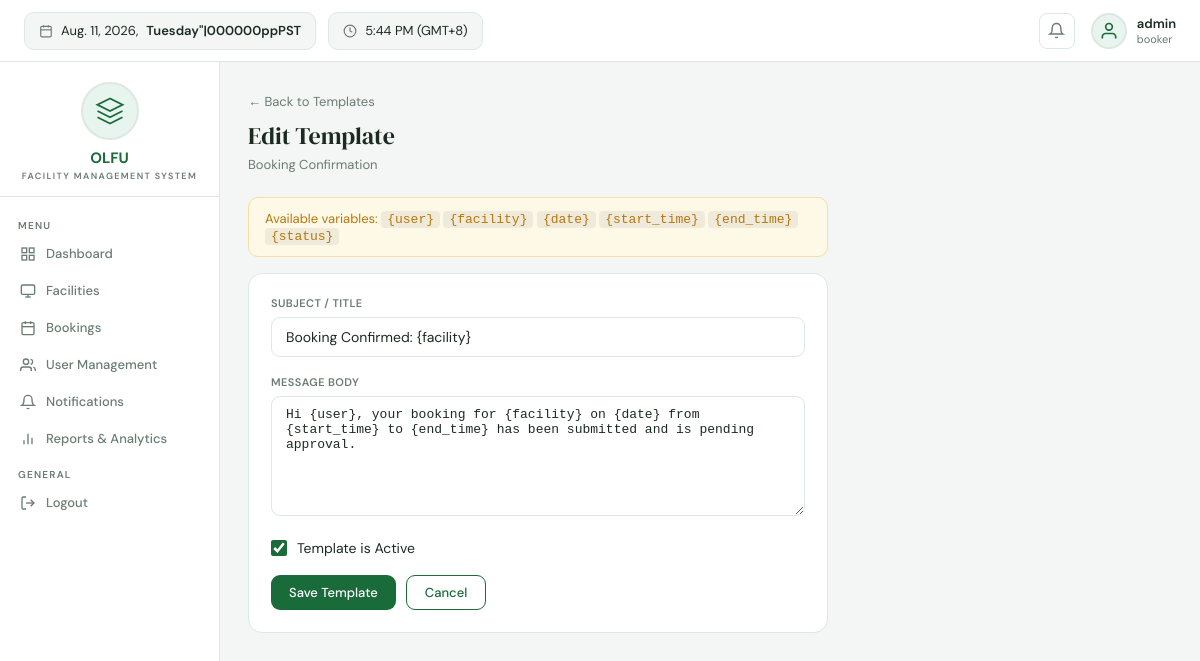
Page /notifications/templates/1/edit/ (signed in) on the committed database.
### apps/models.py (models this page shows, shortened)
class User(AbstractUser):
    SUPERUSER_ROLE = 'superuser'
    FACILITY_MANAGER = 'facility_manager'
    TECHNICAL_STAFF = 'technical_staff'
    STANDARD_USER = 'standard_user'
    ROLE_CHOICES = [
        (SUPERUSER_ROLE, 'Superuser'),
        (FACILITY_MANAGER, 'Facility Manager'),
        (TECHNICAL_STAFF, 'Technical Staff'),
        (STANDARD_USER, 'Standard User'),
    ]
    DEPARTMENT_CHOICES = [
        ('BSIT', 'BS Information Technology'),
        ('BSCS', 'BS Computer Science'),
        ('BSIS', 'BS Information Systems'),
        ('IT_DEPT', 'IT Department'),
        ('ADMIN', 'Administration'),
        ('OTHER', 'Other'),
    ]
    role = models.CharField(max_length=30, choices=ROLE_CHOICES, default=STANDARD_USER)
    department = models.CharField(max_length=30, choices=DEPARTMENT_CHOICES, blank=True, default='')
    phone = models.CharField(max_length=20, blank=True)
    profile_notes = models.TextField(blank=True)
    last_active = models.DateTimeField(null=True, blank=True)
    mfa_enabled = models.BooleanField(default=False)
    failed_login_attempts = models.PositiveIntegerField(default=0)
    is_locked = models.BooleanField(default=False)
    def can_manage_users(self):
        return self.role == self.SUPERUSER_ROLE or self.is_superuser
    def can_view_reports(self):
        return self.role in [self.SUPERUSER_ROLE, self.FACILITY_MANAGER] or self.is_superuser
    def can_send_announcements(self):
        return self.role in [self.SUPERUSER_ROLE, self.FACILITY_MANAGER] or self.is_superuser

class NotificationTemplate(models.Model):
    TYPE_CHOICES = [
        ('confirmation', 'Booking Confirmation'),
        ('approval', 'Booking Approved'),
        ('rejection', 'Booking Rejected'),
        ('reminder', 'Booking Reminder'),
        ('cancellation', 'Booking Cancelled'),
        ('announcement', 'Announcement'),
        ('escalation', 'Escalation Alert'),
    ]
    notif_type = models.CharField(max_length=20, choices=TYPE_CHOICES, unique=True)
    subject = models.CharField(max_length=200)
    body = models.TextField(help_text='Variables: {user}, {facility}, {date}, {start_time}, {end_time}, {status}')
    is_active = models.BooleanField(default=True)
    updated_at = models.DateTimeField(auto_now=True)
    updated_by = models.ForeignKey(User, on_delete=models.SET_NULL, null=True, related_name='templates_updated')
    class Meta:
        verbose_name = 'Notification Template'

### apps/views.py (the view, shortened to what this page needs)
# urls.py: path('notifications/templates/<int:pk>/edit/', views.template_edit_view, name='template_edit'),
@login_required(login_url='login')
@announcements_required
def template_edit_view(request, pk):
    template = get_object_or_404(NotificationTemplate, pk=pk)
    return render(request, 'template_form.html', {'template': template})

### apps/views.py (called while the page is built)
def announcements_required(view_func):
    @wraps(view_func)
    def wrapper(request, *args, **kwargs):
        if not request.user.is_authenticated:
            return redirect('login')
        if not request.user.can_send_announcements():
            messages.error(request, 'Only Facility Managers can send announcements.')
            return redirect('dashboard')
        return view_func(request, *args, **kwargs)
    return wrapper

### templates/template_form.html (shortened to what this page needs)
{% extends 'base.html' %}
{% block content %}
<div style="max-width:580px;">
  <div style="margin-bottom:24px;">
    <a href="{% url 'notification_templates' %}" style="font-size:13px;color:var(--muted);">← Back to Templates</a>
    <div style="font-family:'DM Serif Display',serif;font-size:24px;margin-top:8px;">Edit Template</div>
    <div style="font-size:13px;color:var(--muted);margin-top:4px;">{{ template.get_notif_type_display }}</div>
  </div>
  <div style="background:var(--amber-light);border:1px solid #f5e0a0;border-radius:10px;padding:12px 16px;font-size:13px;color:var(--amber);margin-bottom:16px;">
    Available variables: <code style="background:rgba(0,0,0,.06);padding:1px 6px;border-radius:4px;">{user}</code>
    <code style="background:rgba(0,0,0,.06);padding:1px 6px;border-radius:4px;">{facility}</code>
    <code style="background:rgba(0,0,0,.06);padding:1px 6px;border-radius:4px;">{date}</code>
    <code style="background:rgba(0,0,0,.06);padding:1px 6px;border-radius:4px;">{start_time}</code>
    <code style="background:rgba(0,0,0,.06);padding:1px 6px;border-radius:4px;">{end_time}</code>
    <code style="background:rgba(0,0,0,.06);padding:1px 6px;border-radius:4px;">{status}</code>
  </div>
  <div class="card">
    <form method="POST">
      <div class="form-group">
        <label class="form-label">Subject / Title</label>
        <input type="text" name="subject" class="form-control" value="{{ template.subject }}"/>
      </div>
      <div class="form-group">
        <label class="form-label">Message Body</label>
        <textarea name="body" class="form-control" style="min-height:120px;font-family:monospace;font-size:13px;">{{ template.body }}</textarea>
      </div>
      <div class="form-group" style="display:flex;align-items:center;gap:10px;">
        <input type="checkbox" name="is_active" id="is_active" {% if template.is_active %}checked{% endif %} style="width:16px;height:16px;accent-color:var(--green);"/>
        <label for="is_active" style="font-size:14px;cursor:pointer;">Template is Active</label>
      </div>
      <div style="display:flex;gap:10px;margin-top:8px;">
        <button type="submit" class="btn btn-primary">Save Template</button>
        <a href="{% url 'notification_templates' %}" class="btn btn-outline">Cancel</a>
      </div>
    </form>
  </div>
</div>
{% endblock %}

### templates/base.html (shortened to what this page needs)
<!DOCTYPE html>
<html lang="en">
<head>
</head>
<body>
<div class="topbar">
  <div class="topbar-pill">
    <svg fill="none" viewBox="0 0 24 24" stroke="currentColor" stroke-width="2"><rect x="3" y="4" width="18" height="18" rx="2"/><line x1="16" y1="2" x2="16" y2="6"/><line x1="8" y1="2" x2="8" y2="6"/><line x1="3" y1="10" x2="21" y2="10"/></svg>
    {% now "N j, Y" %}, <b>{% now "l"|upper %}</b>
  </div>
  <div class="topbar-pill">
    <svg fill="none" viewBox="0 0 24 24" stroke="currentColor" stroke-width="2"><circle cx="12" cy="12" r="10"/><polyline points="12 6 12 12 16 14"/></svg>
    {% now "g:i A" %} (GMT+8)
  </div>
  {% if user.is_authenticated %}
  <a href="{% url 'notifications' %}" class="topbar-icon">
    <svg fill="none" viewBox="0 0 24 24" stroke="currentColor" stroke-width="2"><path d="M18 8A6 6 0 0 0 6 8c0 7-3 9-3 9h18s-3-2-3-9"/><path d="M13.73 21a2 2 0 0 1-3.46 0"/></svg>
  </a>
  <div class="topbar-user">
    <div class="topbar-avatar"><svg fill="none" viewBox="0 0 24 24" stroke="currentColor" stroke-width="2"><path d="M20 21v-2a4 4 0 0 0-4-4H8a4 4 0 0 0-4 4v2"/><circle cx="12" cy="7" r="4"/></svg></div>
    <div>
      <div class="topbar-name">{{ user.get_full_name|default:user.username }}</div>
      <div class="topbar-role">{{ user.get_role_display }}</div>
    </div>
  </div>
  {% endif %}
</div>
<div class="layout">
  {% if user.is_authenticated %}
  <div class="sidebar">
    <div class="sidebar-logo">
      <div class="logo-circle">
        <svg viewBox="0 0 24 24" fill="none" stroke="currentColor" stroke-width="1.5"><path d="M12 2L2 7l10 5 10-5-10-5z"/><path d="M2 17l10 5 10-5"/><path d="M2 12l10 5 10-5"/></svg>
      </div>
      <div class="logo-name">OLFU</div>
      <div class="logo-sub">Facility Management System</div>
    </div>
    <div class="sidebar-nav">
      <div class="nav-label">Menu</div>
      <a href="{% url 'dashboard' %}" class="nav-item {% if request.resolver_match.url_name == 'dashboard' %}active{% endif %}">
        <svg fill="none" viewBox="0 0 24 24" stroke="currentColor" stroke-width="2"><rect x="3" y="3" width="7" height="7"/><rect x="14" y="3" width="7" height="7"/><rect x="14" y="14" width="7" height="7"/><rect x="3" y="14" width="7" height="7"/></svg>
        Dashboard
      </a>
      <a href="{% url 'facilities' %}" class="nav-item {% if 'facilit' in request.resolver_match.url_name %}active{% endif %}">
        <svg fill="none" viewBox="0 0 24 24" stroke="currentColor" stroke-width="2"><rect x="2" y="3" width="20" height="14" rx="2"/><line x1="8" y1="21" x2="16" y2="21"/><line x1="12" y1="17" x2="12" y2="21"/></svg>
        Facilities
      </a>
      <a href="{% url 'bookings' %}" class="nav-item {% if 'booking' in request.resolver_match.url_name %}active{% endif %}">
        <svg fill="none" viewBox="0 0 24 24" stroke="currentColor" stroke-width="2"><rect x="3" y="4" width="18" height="18" rx="2"/><line x1="16" y1="2" x2="16" y2="6"/><line x1="8" y1="2" x2="8" y2="6"/><line x1="3" y1="10" x2="21" y2="10"/></svg>
        Bookings
      </a>
      {% if user.can_manage_users %}
      <a href="{% url 'user_list' %}" class="nav-item {% if 'user' in request.resolver_match.url_name %}active{% endif %}">
        <svg fill="none" viewBox="0 0 24 24" stroke="currentColor" stroke-width="2"><path d="M17 21v-2a4 4 0 0 0-4-4H5a4 4 0 0 0-4 4v2"/><circle cx="9" cy="7" r="4"/><path d="M23 21v-2a4 4 0 0 0-3-3.87"/><path d="M16 3.13a4 4 0 0 1 0 7.75"/></svg>
        User Management
      </a>
      {% endif %}
      <a href="{% url 'notifications' %}" class="nav-item {% if request.resolver_match.url_name == 'notifications' %}active{% endif %}">
        <svg fill="none" viewBox="0 0 24 24" stroke="currentColor" stroke-width="2"><path d="M18 8A6 6 0 0 0 6 8c0 7-3 9-3 9h18s-3-2-3-9"/><path d="M13.73 21a2 2 0 0 1-3.46 0"/></svg>
        Notifications
      </a>
      {% if user.can_view_reports %}
      <a href="{% url 'reports' %}" class="nav-item {% if request.resolver_match.url_name == 'reports' %}active{% endif %}">
        <svg fill="none" viewBox="0 0 24 24" stroke="currentColor" stroke-width="2"><line x1="18" y1="20" x2="18" y2="10"/><line x1="12" y1="20" x2="12" y2="4"/><line x1="6" y1="20" x2="6" y2="14"/></svg>
        Reports & Analytics
      </a>
      {% endif %}
      <div class="nav-label" style="margin-top:12px;">General</div>
      <a href="{% url 'logout' %}" class="nav-item">
        <svg fill="none" viewBox="0 0 24 24" stroke="currentColor" stroke-width="2"><path d="M9 21H5a2 2 0 0 1-2-2V5a2 2 0 0 1 2-2h4"/><polyline points="16 17 21 12 16 7"/><line x1="21" y1="12" x2="9" y2="12"/></svg>
        Logout
      </a>
    </div>
  </div>
  {% endif %}
  <div class="main">
    {% block content %}{% endblock %}
  </div>
</div>
</body>
</html>

### templates/base.html (style rules this page uses)
* { margin:0;padding:0;box-sizing:border-box; }
:root { --green:#1a6b3a;--green-dark:#145430;--green-light:#e8f5ee; --bg:#f4f6f5;--white:#fff;--text:#1c2b22;--muted:#6b7c72;--border:#dde8e2; --red:#c0392b;--red-light:#fdf0ef;--amber:#b7770d;--amber-light:#fef9e7; }
body { font-family:'DM Sans',sans-serif;background:var(--bg);color:var(--text); }
a { text-decoration:none;color:inherit; }
.topbar { height:62px;background:var(--white);border-bottom:1px solid var(--border);display:flex;align-items:center;padding:0 24px;gap:12px;position:sticky;top:0;z-index:100; }
.topbar-pill { display:flex;align-items:center;gap:8px;background:var(--bg);border:1px solid var(--border);border-radius:10px;padding:0 14px;height:38px;font-size:13px; }
.topbar-pill svg { width:14px;height:14px;color:var(--muted); }
.topbar-pill b { font-weight:600; }
.topbar-icon { width:36px;height:36px;border-radius:8px;border:1.5px solid var(--border);display:flex;align-items:center;justify-content:center;cursor:pointer;color:var(--muted);transition:border-color .2s;position:relative; }
.topbar-icon svg { width:17px;height:17px; }
.topbar-user { display:flex;align-items:center;gap:10px;margin-left:4px; }
.topbar-avatar { width:36px;height:36px;border-radius:50%;background:var(--green-light);border:2px solid var(--border);display:flex;align-items:center;justify-content:center; }
.topbar-avatar svg { width:20px;height:20px;color:var(--green); }
.topbar-name { font-size:13px;font-weight:600; }
.topbar-role { font-size:11px;color:var(--muted); }
.layout { display:flex;min-height:calc(100vh - 62px); }
.sidebar { width:220px;background:var(--white);border-right:1px solid var(--border);display:flex;flex-direction:column;flex-shrink:0;position:sticky;top:62px;height:calc(100vh - 62px);overflow-y:auto; }
.sidebar-logo { padding:20px 20px 14px;display:flex;flex-direction:column;align-items:center;border-bottom:1px solid var(--border); }
.logo-circle { width:58px;height:58px;border-radius:50%;background:var(--green-light);border:2px solid var(--border);display:flex;align-items:center;justify-content:center;margin-bottom:8px; }
.logo-circle svg { width:30px;height:30px;color:var(--green); }
.logo-name { font-size:15px;font-weight:700;color:var(--green); }
.logo-sub { font-size:9px;font-weight:600;letter-spacing:1.4px;color:var(--muted);text-transform:uppercase;margin-top:2px;text-align:center; }
.sidebar-nav { padding:12px 10px;flex:1; }
.nav-label { font-size:10px;font-weight:600;letter-spacing:1.2px;color:var(--muted);text-transform:uppercase;padding:0 8px;margin:10px 0 4px; }
.nav-item { display:flex;align-items:center;gap:10px;padding:9px 10px;border-radius:9px;cursor:pointer;font-size:13px;font-weight:500;color:var(--muted);transition:all .15s;margin-bottom:2px; }
.nav-item svg { width:16px;height:16px;flex-shrink:0; }
.main { flex:1;padding:28px 28px 24px; }
.card { background:var(--white);border:1px solid var(--border);border-radius:14px;padding:22px; }
.btn { display:inline-flex;align-items:center;gap:6px;padding:8px 18px;border-radius:9px;font-size:13px;font-weight:500;cursor:pointer;border:none;font-family:'DM Sans',sans-serif;transition:all .15s; }
.btn-primary { background:var(--green);color:#fff; }
.btn-outline { background:none;border:1.5px solid var(--green);color:var(--green); }
.form-group { margin-bottom:18px; }
.form-label { display:block;font-size:11px;font-weight:600;color:var(--muted);margin-bottom:7px;letter-spacing:.4px;text-transform:uppercase; }
.form-control { width:100%;padding:10px 14px;border:1.5px solid var(--border);border-radius:9px;font-size:14px;font-family:'DM Sans',sans-serif;color:var(--text);background:var(--white);transition:border-color .2s;outline:none; }
textarea.form-control { resize:vertical;min-height:90px; }

### rows in the picture
User: get_full_name "admin", role "booker"
NotificationTemplate: notif_type "Booking Confirmation", subject "Booking Confirmed: {facility}", body "Hi {user}, your booking for {facility} on {date} from {start_time} to {end_time} has been submitted and is pending approval.", is_active "☑"
